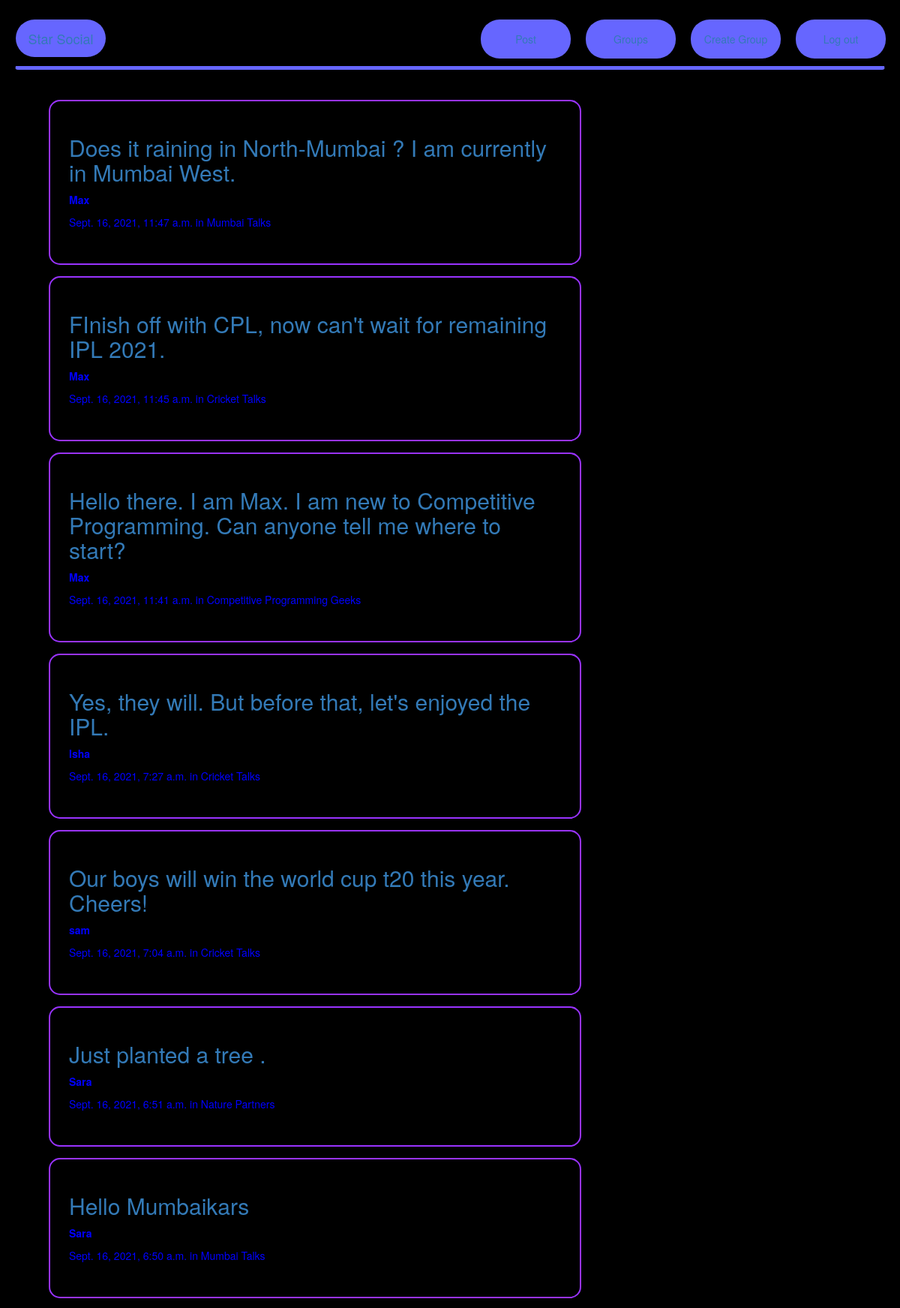
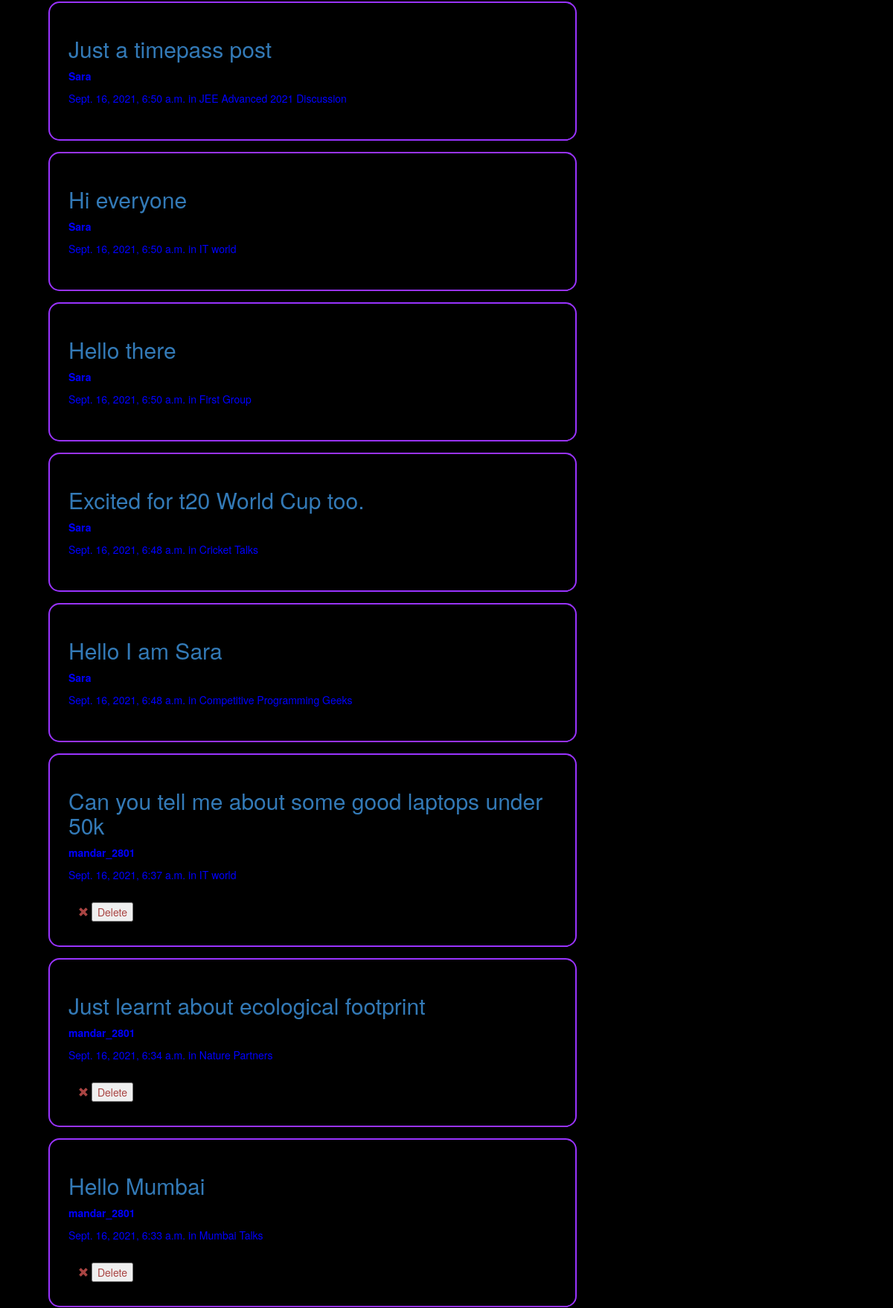
Screenshot of /posts/ (signed in, upper part) with the database file from the repository (2 pictures, top to bottom).
### posts/models.py (models this page shows, shortened)
class Post(models.Model):
    user = models.ForeignKey(User, related_name="posts",on_delete=models.CASCADE)
    created_at = models.DateTimeField(auto_now=True)
    message = models.TextField()
    message_html = models.TextField(editable=False)
    group = models.ForeignKey(Group, related_name="posts",null=True, blank=True, on_delete=models.CASCADE)
    class Meta:
        ordering = ["-created_at"]
        unique_together = ["user", "message"]

### groups/models.py (models this page shows, shortened)
class Group(models.Model):
    name = models.CharField(max_length=255, unique=True)
    slug = models.SlugField(allow_unicode=True, unique=True)
    description = models.TextField(blank=True, default='')
    description_html = models.TextField(editable=False, default='', blank=True)
    members = models.ManyToManyField(User,through="GroupMember")
    class Meta:
        ordering = ["name"]

### posts/views.py (the view)
# urls.py: path('', views.PostList.as_view(),name='all'),
class PostList(SelectRelatedMixin, generic.ListView):
    model = models.Post
    select_related = ("user", "group")

### posts/templates/posts/post_list.html (shortened to what this page needs)
{% extends "posts/post_base.html" %}
{% load humanize %}
{% block post_content %}
<div class="col-md-8">
	{% for post in post_list %}
  {% include "posts/_post.html" %}
	{% endfor %}
</div>
{% endblock %}

### posts/templates/posts/_post.html (shortened to what this page needs)
<div class="post media postBody">
	<div class="media-body">
		<h2><a href="{% url 'posts:single' username=post.user.username pk=post.pk %}">{{  post.message }}</a></h2>
		<strong>{{ post.user.username }}</strong>
		<time class="time">{{ post.created_at }}</time>
		{% if post.group %}
		<span class="group-name">in {{ post.group.name }}</span>
		{% endif %}
        <br>
		<br>
		<div class="media-footer">
			{% if user.is_authenticated and post.user == user and not hide_delete %}
				<a href="{% url 'posts:delete' pk=post.pk %}" title="delete" class="btn btn-simple">
					<span class="glyphicon glyphicon-remove text-danger" aria-hidden="true"></span>
					<button  class="text-danger icon-label">Delete</button>
				</a>
			{% endif %}
		</div>
	</div>
</div>

### static/css/master.css (style rules this page uses)
html, body { height: 100%; width: 100%; overflow: hidden; background-color: black; margin: 0; }
.postBody { background-color: black; padding : 25px; margin: 15px; border-radius: 15px; margin-right: 25px; border: 2px solid #9933ff; }

### rows the page displays
Post: message "Does it raining in North-Mumbai ? I am currently in Mumbai West.", user.username "Max", created_at "Sept. 16, 2021, 11:47 a.m.", group.name "Mumbai Talks"
Post: message "FInish off with CPL, now can't wait for remaining IPL 2021.", user.username "Max", created_at "Sept. 16, 2021, 11:45 a.m.", group.name "Cricket Talks"
Post: message "Hello there. I am Max. I am new to Competitive Programming. Can anyone tell me where to start?", user.username "Max", created_at "Sept. 16, 2021, 11:41 a.m.", group.name "Competitive Programming Geeks"
Post: message "Yes, they will. But before that, let's enjoyed the IPL.", user.username "Isha", created_at "Sept. 16, 2021, 7:27 a.m.", group.name "Cricket Talks"
Post: message "Our boys will win the world cup t20 this year. Cheers!", user.username "sam", created_at "Sept. 16, 2021, 7:04 a.m.", group.name "Cricket Talks"
Post: message "Just planted a tree .", user.username "Sara", created_at "Sept. 16, 2021, 6:51 a.m.", group.name "Nature Partners"
Post: message "Hello Mumbaikars", user.username "Sara", created_at "Sept. 16, 2021, 6:50 a.m.", group.name "Mumbai Talks"
Post: message "Just a timepass post", user.username "Sara", created_at "Sept. 16, 2021, 6:50 a.m.", group.name "JEE Advanced 2021 Discussion"
Post: message "Hi everyone", user.username "Sara", created_at "Sept. 16, 2021, 6:50 a.m.", group.name "IT world"
Post: message "Hello there", user.username "Sara", created_at "Sept. 16, 2021, 6:50 a.m.", group.name "First Group"
Post: message "Excited for t20 World Cup too.", user.username "Sara", created_at "Sept. 16, 2021, 6:48 a.m.", group.name "Cricket Talks"
Post: message "Hello I am Sara", user.username "Sara", created_at "Sept. 16, 2021, 6:48 a.m.", group.name "Competitive Programming Geeks"
Post: message "Can you tell me about some good laptops under 50k", user.username "mandar_2801", created_at "Sept. 16, 2021, 6:37 a.m.", group.name "IT world", shows "Delete"
Post: message "Just learnt about ecological footprint", user.username "mandar_2801", created_at "Sept. 16, 2021, 6:34 a.m.", group.name "Nature Partners", shows "Delete"
Post: message "Hello Mumbai", user.username "mandar_2801", created_at "Sept. 16, 2021, 6:33 a.m.", group.name "Mumbai Talks", shows "Delete"
